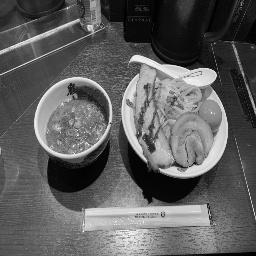
#> input picture to256_grey/output/img1.jpg, 256 x 256 px; its folder holds only this picture in this run
$ python laplacian.py
#> lines starting #> are read from the running program, lines starting #| are printed output that depends on the picture
import cv2
import numpy as np


for i in range(5):
    # 入力画像を読み込み
    img = cv2.imread("../to256_grey/output/img" + str(i+1) + ".jpg")
#> img is the input picture: shape (256, 256, 3); min 0, max 253, mean 94.2

    # カーネル（輪郭検出用）
    kernel = np.array([[1, 1,  1],
                    [1, -8, 1],
                    [1, 1,  1]])

    # カーネルサイズ
    m, n = kernel.shape

    # 畳み込み演算をしない領域の幅
    d = int((m-1)/2)
    h, w = img.shape[0], img.shape[1]
#> h = 256; w = 256

    # 出力画像用の配列（要素は全て0）
    dst = np.zeros((h, w))

    for y in range(d, h - d):
        for x in range(d, w - d):
            # 畳み込み演算
            dst[y][x] = np.sum(img[y-d:y+d+1, x-d:x+d+1]*kernel)
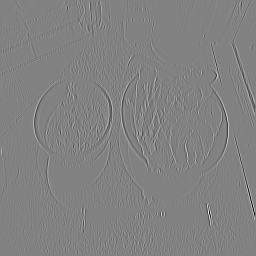
#> dst: shape (256, 256) float64; min -2649, max 2550, mean 0; drawn with min black and max white

    # 結果を出力
    cv2.imwrite("output/lap" + str(i+1) + ".jpg", dst)
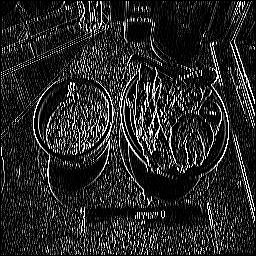
#> saved as lap1.jpg: shape (256, 256); min 0, max 255, mean 39.5
#> (the run stopped early here; a loop or call above may not have finished)
